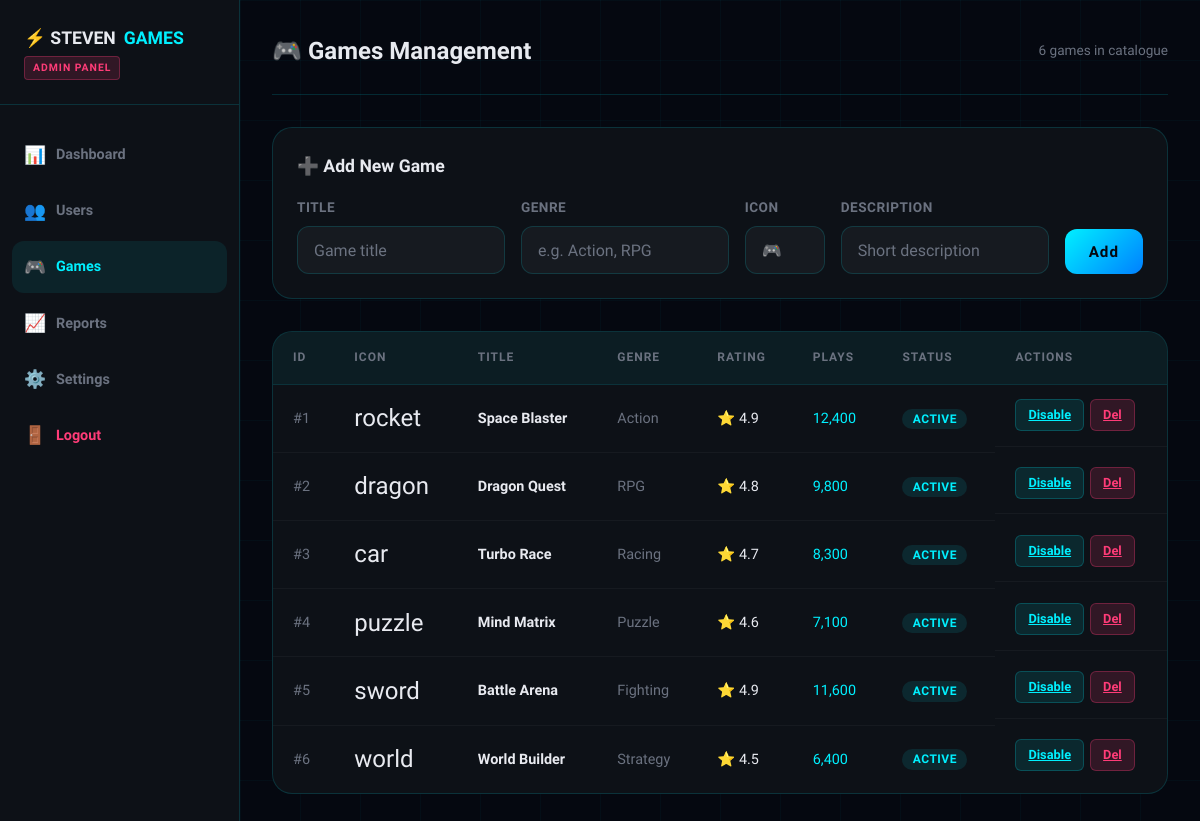
The page /admin/games.php (signed in) on the database as committed earlier.
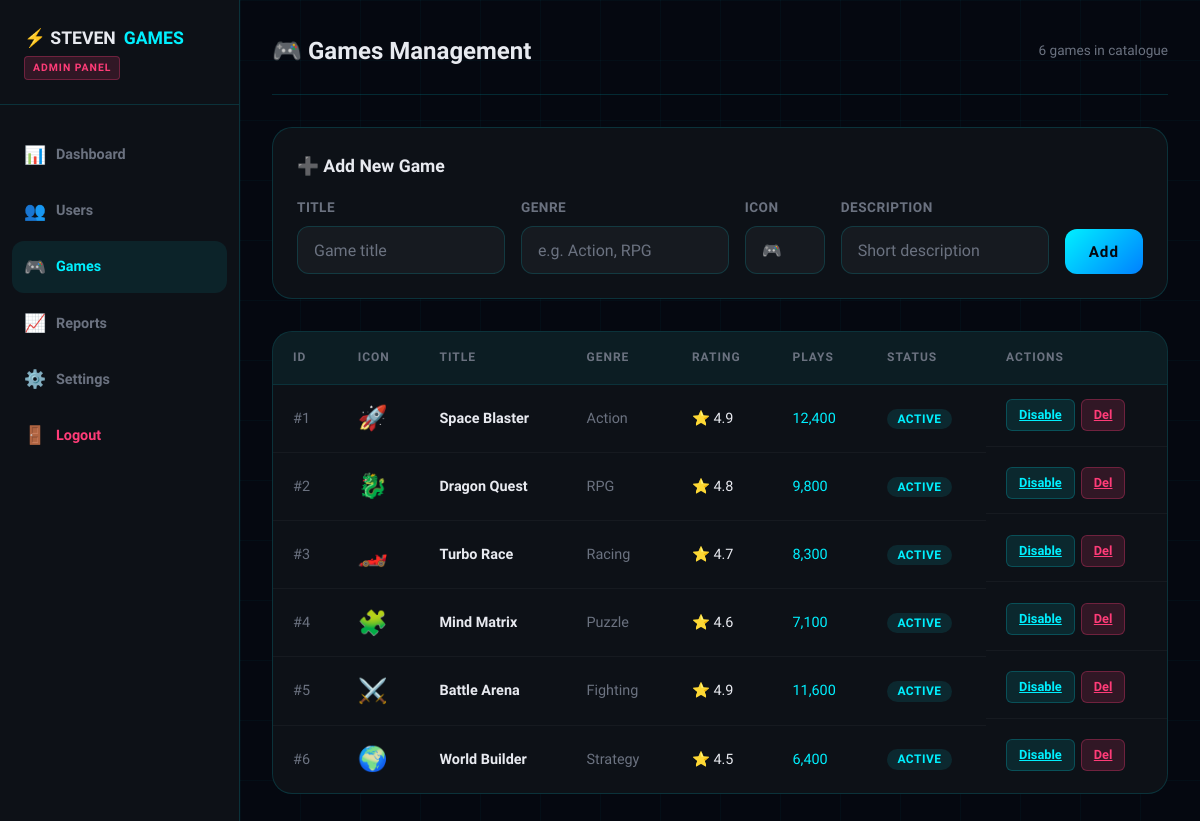
The same page on the database as committed later.
### tables this page shows
CREATE TABLE `games` (
  `id` int(11) NOT NULL AUTO_INCREMENT,
  `title` varchar(100) NOT NULL,
  `genre` varchar(50) NOT NULL,
  `icon` varchar(10) NOT NULL DEFAULT '🎮',
  `description` text DEFAULT NULL,
  `rating` decimal(3,1) NOT NULL DEFAULT 0.0,
  `plays` int(11) NOT NULL DEFAULT 0,
  `status` enum('active','inactive') NOT NULL DEFAULT 'active',
  `created_at` datetime NOT NULL DEFAULT current_timestamp(),
  PRIMARY KEY (`id`)
);

### admin/games.php (the view, shortened to what this page needs)
<?php
$db = getDB();
$games = $db->query("SELECT * FROM games ORDER BY created_at DESC")->fetch_all(MYSQLI_ASSOC);
?>
<!DOCTYPE html>
<html lang="en">
<head>
  <link rel="stylesheet" href="../css/style.css">
</head>
<body>
<div class="particles" id="particles"></div>
<div class="admin-layout">
  <aside class="admin-sidebar">
    <div class="admin-logo">
      <a href="../index.php">⚡ STEVEN<span>GAMES</span></a>
      <div class="admin-badge">ADMIN PANEL</div>
    </div>
    <nav class="admin-nav">
      <a href="index.php"><span class="nav-icon">📊</span> Dashboard</a>
      <a href="users.php"><span class="nav-icon">👥</span> Users</a>
      <a href="games.php" class="active"><span class="nav-icon">🎮</span> Games</a>
      <a href="reports.php"><span class="nav-icon">📈</span> Reports</a>
      <a href="settings.php"><span class="nav-icon">⚙️</span> Settings</a>
      <a href="../logout.php" style="color:var(--accent2)"><span class="nav-icon">🚪</span> Logout</a>
    </nav>
  </aside>
  <main class="admin-main">
    <div class="admin-topbar">
      <h1>🎮 Games Management</h1>
      <span style="font-size:0.85rem;color:var(--text-muted)"><?= count($games) ?> games in catalogue</span>
    </div>
    <div class="data-table" style="margin-bottom:2rem;padding:1.5rem;border-radius:var(--radius-lg)">
      <div class="section-title" style="margin-bottom:1rem">➕ Add New Game</div>
      <form method="POST" style="display:grid;grid-template-columns:1fr 1fr 80px 1fr auto;gap:1rem;align-items:end">
        <div class="form-group" style="margin:0">
          <label>Title</label>
          <input type="text" name="title" placeholder="Game title" required>
        </div>
        <div class="form-group" style="margin:0">
          <label>Genre</label>
          <input type="text" name="genre" placeholder="e.g. Action, RPG">
        </div>
        <div class="form-group" style="margin:0">
          <label>Icon</label>
          <input type="text" name="icon" placeholder="🎮" maxlength="4">
        </div>
        <div class="form-group" style="margin:0">
          <label>Description</label>
          <input type="text" name="description" placeholder="Short description">
        </div>
        <button type="submit" name="add_game" class="btn-full" style="width:auto;padding:0.85rem 1.5rem;margin-top:1.5rem">Add</button>
      </form>
    </div>
    <div class="data-table">
      <table>
        <thead>
          <tr>
            <th>ID</th><th>Icon</th><th>Title</th><th>Genre</th>
            <th>Rating</th><th>Plays</th><th>Status</th><th>Actions</th>
          </tr>
        </thead>
        <tbody>
          <?php foreach($games as $g): ?>
          <tr>
            <td style="color:var(--text-muted)">#<?= $g['id'] ?></td>
            <td style="font-size:1.5rem"><?= $g['icon'] ?></td>
            <td><strong><?= htmlspecialchars($g['title']) ?></strong></td>
            <td style="color:var(--text-muted)"><?= htmlspecialchars($g['genre']) ?></td>
            <td>⭐ <?= $g['rating'] ?></td>
            <td style="color:var(--accent);font-family:var(--font-display)"><?= number_format($g['plays']) ?></td>
            <td><span class="status-badge <?= $g['status']==='active' ? 'status-active' : 'status-banned' ?>"><?= strtoupper($g['status']) ?></span></td>
            <td style="display:flex;gap:6px">
              <a href="?action=toggle&id=<?= $g['id'] ?>" class="action-btn btn-view"><?= $g['status']==='active' ? 'Disable' : 'Enable' ?></a>
              <a href="?action=delete&id=<?= $g['id'] ?>" class="action-btn btn-ban" onclick="return confirm('Delete this game?')">Del</a>
            </td>
          </tr>
          <?php endforeach; ?>
        </tbody>
      </table>
    </div>
  </main>
</div>
</body>
</html>

Rows that differ between the two databases and show on the page:
changed games "Space Blaster": icon "rocket" → "🚀"
changed games "Dragon Quest": icon "dragon" → "🐉"
changed games "Turbo Race": icon "car" → "🏎️"
changed games "Mind Matrix": icon "puzzle" → "🧩"
changed games "Battle Arena": icon "sword" → "⚔️"
changed games "World Builder": icon "world" → "🌍"
